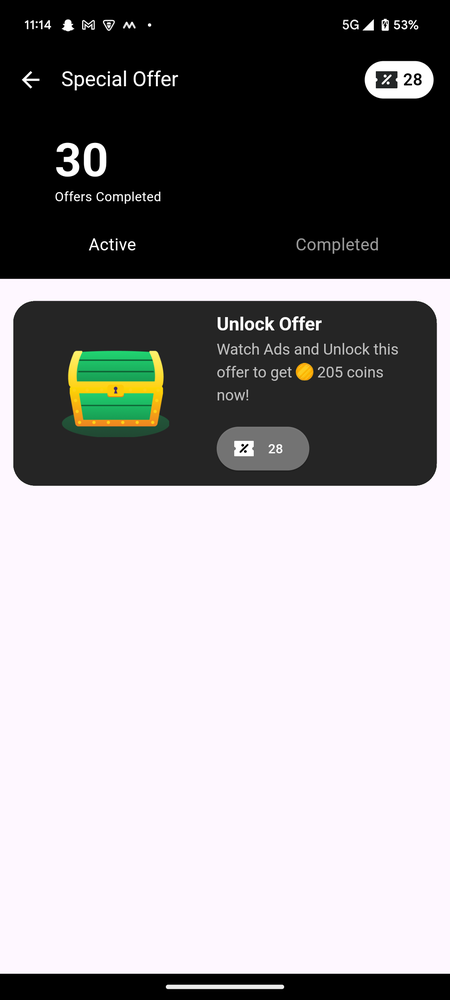
#> input picture screen.png, 450 x 1000 px, shrunk from 1080 x 2400 before the run
$ python -i run.py   (imports and definitions only)
#> lines starting #> are read from the running program, lines starting #| are printed output that depends on the picture; after the words box and inside, x2 and y2 are one past the last pixel; in counts of white or black regions, pixels touching at a corner belong together
import os
import subprocess
import cv2
from PIL import Image, ImageEnhance
import pytesseract
import xml.etree.ElementTree as ET
import re
import time

# Function to crop the top 20% of the image
# [68 lines left out: functions crop_image, clean_image, find_and_tap_button_by_description, not called in this run]

# Function to preprocess the image for OCR
def preprocess_image(image_path):
#> called with image_path = 'screen.png'
    image = Image.open(image_path)
#> image is the input picture: PIL image 450x1000 RGBA; mean R, G, B, A 144.6, 142.1, 144.4, 255
    gray_image = image.convert("L")
    enhancer = ImageEnhance.Contrast(gray_image)
    enhanced_image = enhancer.enhance(2.0)
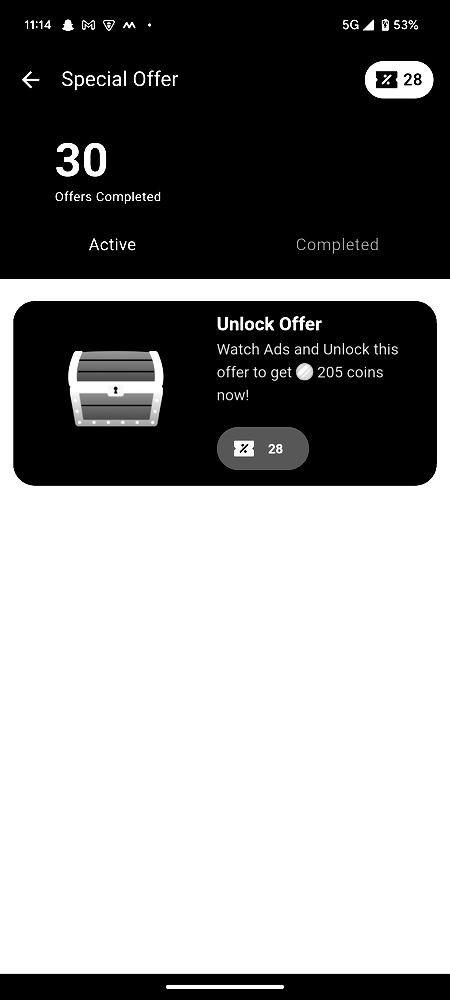
#> enhanced_image: PIL image 450x1000 L; min 0, max 255, mean 140.1
    threshold_image = enhanced_image.point(lambda x: 0 if x < 128 else 255)
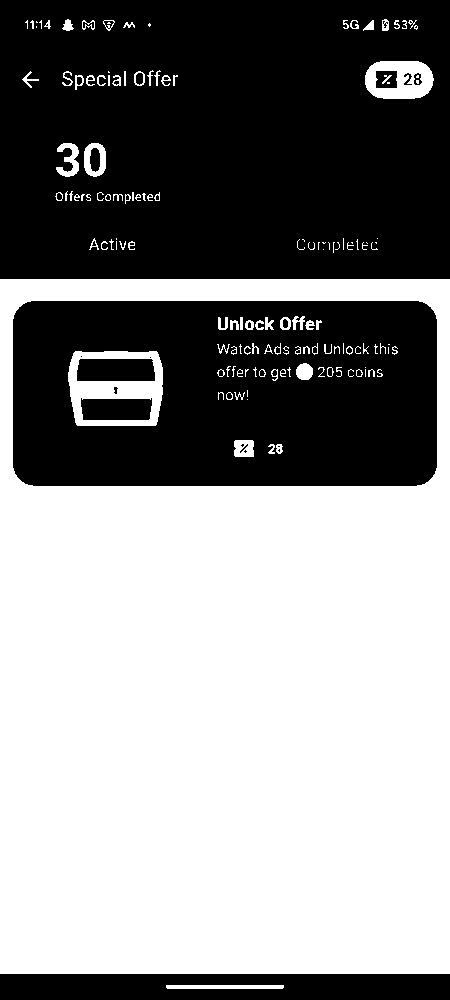
#> threshold_image: PIL image 450x1000 L; 54.6% white; 31 black regions (18 under 20 px), largest, box (x1, y1, x2, y2) and area: (0, 0, 450, 279) 120137, (13, 301, 437, 486) 68947, (0, 974, 450, 1000) 11230
    return threshold_image

# Function to extract numbers using Tesseract OCR
# [6 lines left out: function extract_numbers, not called in this run]

# Function to check for "Claim"
def check_for_claim(text):
    return "Claim" in text

# Function to parse XML and find bounds of a button by keyword in resource-id
# [190 lines left out: functions find_bounds_by_keyword, checkBackButton, is_navigation_bar_present, handle_skip_or_close, handle_alert_continue, navibar and 1 more, not called in this run]

# [2 lines not run here, left out]

>>> result = preprocess_image('screen.png')
